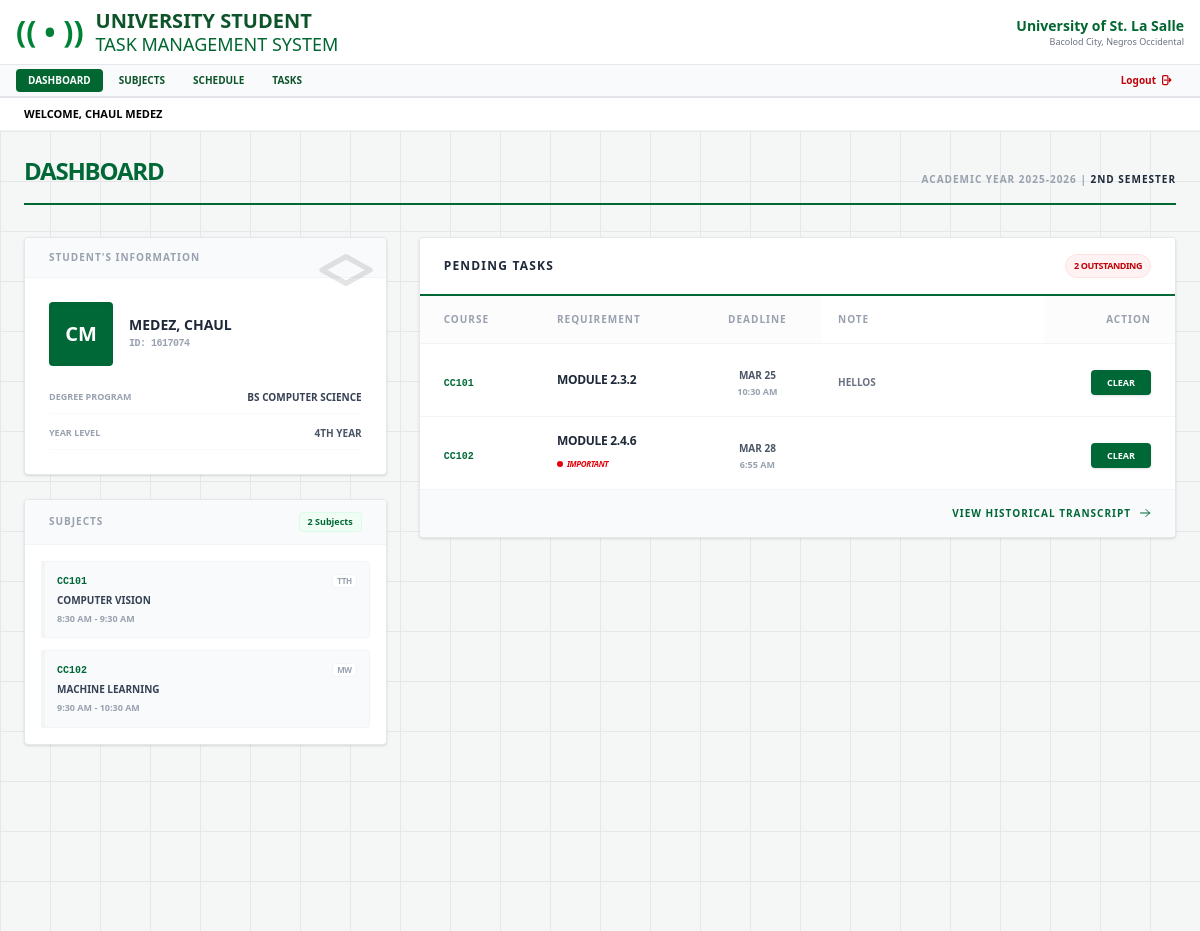
The page / (signed in) on the database as committed earlier.
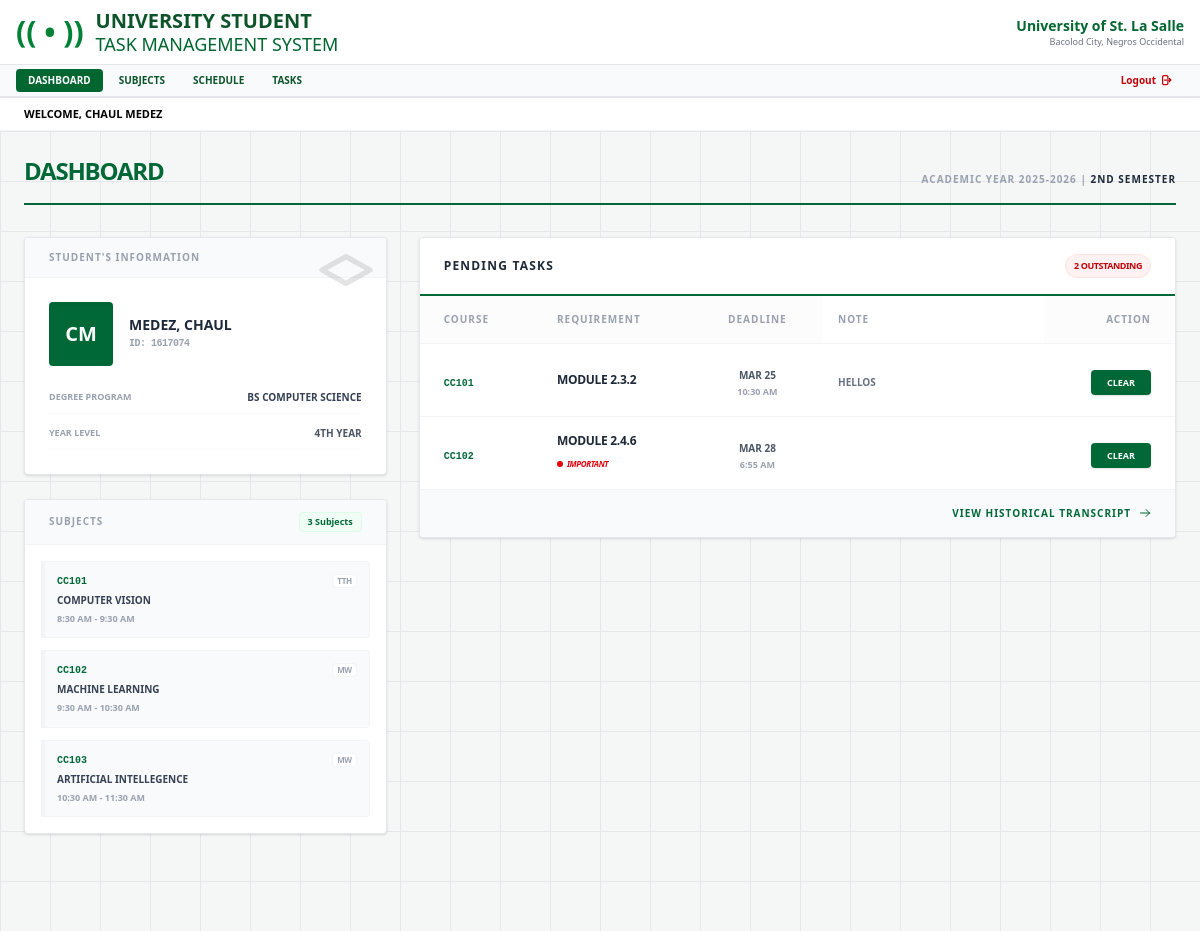
The same page on the database as committed later.
### assignmenttracker/models.py (models this page shows, shortened)
class Subject(models.Model):
    user = models.ForeignKey(User, on_delete=models.CASCADE)
    code = models.CharField(max_length=20)
    name = models.CharField(max_length=100)
    days = models.CharField(max_length=20)
    start_time = models.TimeField()
    end_time = models.TimeField()
    color = models.CharField(max_length=20, default='bg-green-700')

class Task(models.Model):
    user = models.ForeignKey(User, on_delete=models.CASCADE)
    subject = models.ForeignKey(Subject, on_delete=models.CASCADE, related_name='tasks')
    title = models.CharField(max_length=200)
    due_date = models.DateTimeField()
    notes = models.TextField(null=True, blank=True)
    is_done = models.BooleanField(default=False)
    CATEGORY_CHOICES = [
        ('assignment', 'Assignment'),
        ('quiz', 'Quiz'),
        ('project', 'Project'),
        ('exam', 'Exam'),
    ]
    category = models.CharField(max_length=50, choices=CATEGORY_CHOICES)
    is_major = models.BooleanField(default=False)

### assignmenttracker/views.py (the view)
# urls.py: path('', views.dashboard, name='dashboard'),
@login_required
def dashboard(request):
    pending = Task.objects.filter(user=request.user, is_done=False).order_by('due_date')
    user_subjects = Subject.objects.filter(user=request.user)
    return render(request, 'assignmenttracker/dashboard.html', {
        'assignments': pending,
        'subjects': user_subjects,
    })

### assignmenttracker/templates/assignmenttracker/dashboard.html (shortened to what this page needs)
{% extends 'base.html' %}
{% load static %}
{% block content %}
<div class="bg-[#f4f7f6] min-h-screen p-6" style="background-image: linear-gradient(#e5e7eb 1px, transparent 1px), linear-gradient(90deg, #e5e7eb 1px, transparent 1px); background-size: 50px 50px;">
    <div class="max-w-6xl mx-auto">
        <div class="flex flex-col md:flex-row justify-between items-end border-b-2 border-[#006837] pb-4 mb-8">
            <div>
                <h2 class="text-2xl font-black text-[#006837] uppercase tracking-tighter">Dashboard</h2>
            </div>
            <div class="text-right hidden md:block">
                <p class="text-[10px] font-black text-gray-400 uppercase tracking-widest">Academic Year 2025-2026 | <span class="text-gray-800">2nd Semester</span></p>
            </div>
        </div>
        <div class="grid grid-cols-1 lg:grid-cols-3 gap-8">
            <div class="lg:col-span-1 space-y-6">
                <div class="bg-white rounded shadow-sm border border-gray-200 relative overflow-hidden">
                    <div class="absolute top-0 right-0 p-2 opacity-10">
                        <svg xmlns="http://www.w3.org/2000/svg" class="h-16 w-16" fill="none" viewBox="0 0 24 24" stroke="currentColor">
                            <path stroke-linecap="round" stroke-linejoin="round" stroke-width="2" d="M12 14l9-5-9-5-9 5 9 5z" />
                        </svg>
                    </div>
                    <div class="bg-gray-50 px-6 py-3 border-b border-gray-100">
                        <h3 class="text-[10px] font-black text-gray-400 uppercase tracking-widest">Student's Information</h3>
                    </div>
                    <div class="p-6">
                        <div class="flex items-center gap-4 mb-6">
                            <div class="w-16 h-16 bg-[#006837] text-white flex items-center justify-center rounded text-xl font-black shadow-inner">
                                {{ user.first_name|first }}{{ user.last_name|first }}
                            </div>
                            <div>
                                <h4 class="text-sm font-black text-gray-800 uppercase leading-none">{{ user.last_name }}, {{ user.first_name }}</h4>
                                <p class="text-[10px] font-mono font-bold text-gray-400 mt-1 uppercase tracking-tighter">ID: 1617074</p>
                            </div>
                        </div>
                        <div class="space-y-3">
                            <div class="flex justify-between border-b border-gray-50 pb-2">
                                <span class="text-[9px] font-black text-gray-400 uppercase">Degree Program</span>
                                <span class="text-[10px] font-bold text-gray-700 uppercase">BS Computer Science</span>
                            </div>
                            <div class="flex justify-between border-b border-gray-50 pb-2">
                                <span class="text-[9px] font-black text-gray-400 uppercase">Year Level</span>
                                <span class="text-[10px] font-bold text-gray-600 uppercase">4th Year</span>
                            </div>
                        </div>
                    </div>
                </div>
                <div class="bg-white rounded shadow-sm border border-gray-200 overflow-hidden">
                    <div class="bg-gray-50 px-6 py-3 border-b border-gray-100 flex justify-between items-center">
                        <h3 class="text-[10px] font-black text-gray-400 uppercase tracking-widest">Subjects</h3>
                        <span class="text-[9px] font-black text-[#006837] bg-green-50 px-2 py-0.5 rounded border border-green-100">{{ subjects.count }} Subjects</span>
                    </div>
                    <div class="p-4 space-y-3">
                        {% for subject in subjects %}
                        <div class="border-l-4 border-[#006837] bg-[#f8fafc] p-3 rounded-r transition-all hover:shadow-md hover:bg-white border-y border-r border-gray-100">
                            <div class="flex justify-between items-start">
                                <span class="text-[10px] font-mono font-black text-[#006837]">{{ subject.code }}</span>
                                <span class="text-[8px] font-black text-gray-400 bg-white px-1 border border-gray-100 rounded uppercase tracking-tighter">{{ subject.days }}</span>
                            </div>
                            <p class="text-[10px] font-bold text-gray-700 uppercase truncate mt-1">{{ subject.name }}</p>
                            <p class="text-[9px] text-gray-400 font-black mt-1 uppercase">
                                {{ subject.start_time|time:"g:i A" }} - {{ subject.end_time|time:"g:i A" }}
                            </p>
                        </div>
                        {% empty %}
                        <div class="text-center py-8">
                            <p class="text-[10px] text-gray-400 font-black uppercase  tracking-widest">No Enrolled Subjects</p>
                            <a href="{% url 'subject_list' %}" class="text-[9px] text-[#006837] underline font-black uppercase mt-2 inline-block">Update Subjects</a>
                        </div>
                        {% endfor %}
                    </div>
                </div>
            </div>
            <div class="lg:col-span-2">
                <div class="bg-white rounded shadow-sm border border-gray-200 overflow-hidden">
                    <div class="px-6 py-4 bg-white border-b-2 border-[#006837] flex justify-between items-center">
                        <div>
                            <h3 class="text-xs font-black text-gray-800 uppercase tracking-widest leading-none">Pending Tasks</h3>
                        </div>
                        <span class="bg-red-50 text-red-700 text-[9px] px-2 py-1 rounded-full border border-red-100 font-black uppercase tracking-tighter">
                            {{ assignments.count }} Outstanding
                        </span>
                    </div>
                    <table class="w-full text-left">
                        <thead>
                            <tr class="text-[10px] font-black text-gray-400 uppercase tracking-widest border-b border-gray-100">
                                <th class="px-6 py-4 bg-gray-50/50">Course</th>
                                <th class="px-6 py-4 bg-gray-50/50">Requirement</th>
                                <th class="px-6 py-4 text-center bg-gray-50/50">Deadline</th>
                                <th class="px-4 py-3">Note</th>
                                <th class="px-6 py-4 text-right bg-gray-50/50">Action</th>
                            </tr>
                        </thead>
                        <tbody class="divide-y divide-gray-100">
                            {% for task in assignments %}
                            <tr class="hover:bg-yellow-50/20 transition-colors group">
                                <td class="px-6 py-4">
                                    <span class="{{ s.color }} text-[10px] font-mono font-black text-[#006837]">{{ task.subject.code }}</span>
                                </td>
                                <td class="px-6 py-4">
                                    <span class="text-xs font-bold text-gray-800 uppercase tracking-tight block">{{ task.title }}</span>
                                    {% if task.is_major %}
                                    <span class="text-[8px] font-black text-red-600 uppercase tracking-tighter italic inline-flex items-center gap-1">
                                        <span class="w-1.5 h-1.5 bg-red-600 rounded-full animate-pulse"></span>
                                       Important
                                    </span>
                                    {% endif %}
                                </td>
                                <td class="px-6 py-4 text-center">
                                    <span class="text-[10px] font-bold text-gray-600 uppercase">{{ task.due_date|date:"M d" }}</span>
                                    <span class="text-[9px] block text-gray-400 font-black">{{ task.due_date|time:"g:i A" }}</span>
                                </td>
                                <td class="px-4 py-6 min-w-[150px]">
                                        <form action="{% url 'update_task_note' task.id %}">
                                            <input
                                                   name="notes"
                                                   value="{{ task.notes|default:'' }}"
                                                   class=" w-full bg-transparent border-none text-[10px] font-bold text-gray-500 uppercase focus:ring-0 placeholder:text-gray-200">
                                        </form>
                                    </td>
                                <td class="px-6 py-4 text-right">
                                    <a href="{% url 'mark_done' task.id %}" class="bg-[#006837] text-white px-4 py-1.5 rounded text-[9px] font-black uppercase hover:bg-green-800 transition-all shadow-sm active:transform active:scale-95">
                                        Clear
                                    </a>
                                </td>
                            </tr>
                            {% endfor %}
                        </tbody>
                    </table>
                    <div class="px-6 py-4 bg-gray-50 border-t border-gray-100 text-right">
                        <a href="{% url 'add_assignment' %}" class="text-[10px] font-black text-[#006837] hover:underline uppercase tracking-widest flex items-center justify-end gap-2">
                            View Historical Transcript
                            <svg xmlns="http://www.w3.org/2000/svg" class="h-3 w-3" fill="none" viewBox="0 0 24 24" stroke="currentColor">
                                <path stroke-linecap="round" stroke-linejoin="round" stroke-width="2" d="M14 5l7 7m0 0l-7 7m7-7H3" />
                            </svg>
                        </a>
                    </div>
                </div>
            </div>
        </div>
    </div>
</div>
{% endblock %}

### theme/templates/base.html (shortened to what this page needs)
{% load static tailwind_tags %}
<!DOCTYPE html>
<html lang="en">
<head>
    {% tailwind_css %}
</head>
<body class="bg-gray-100 font-sans leading-normal tracking-normal">
    <nav class="bg-white border-b border-gray-200">
        <div class="max-w-full px-4 py-2 flex justify-between items-center">
            <div class="flex items-center space-x-3">
                <div class="text-green-700 text-3xl font-bold">(( • ))</div>
                <div>
                    <h1 class="text-xl font-bold text-green-900 leading-tight uppercase">University Student</h1>
                    <h2 class="text-lg text-green-800 leading-tight uppercase">Task Management System</h2>
                </div>
            </div>
            <div class="flex items-center space-x-4">
                <div class="text-right hidden md:block">
                    <p class="text-green-800 font-bold text-sm">University of St. La Salle</p>
                    <p class="text-gray-500 text-xs text-[9px]">Bacolod City, Negros Occidental</p>
                </div>
            </div>
        </div>
        <div class="bg-gray-50 border-y border-gray-200">
            <div class="flex justify-between items-center px-4 py-1">
                <div class="flex space-x-1 text-[10px] font-bold uppercase text-purple-900 whitespace-nowrap overflow-x-auto">
                    <a href="{% url 'dashboard' %}" class="px-3 py-1 {% if request.resolver_match.url_name == 'dashboard' %}bg-green-800 text-white{% else %}hover:bg-green-700 hover:text-white text-green-900{% endif %} rounded transition-colors">Dashboard</a>
                    <a href="{% url 'subject_list' %}" class="px-3 py-1 {% if request.resolver_match.url_name == 'subject_list' %}bg-green-800 text-white{% else %}hover:bg-green-700 hover:text-white text-green-900{% endif %} rounded transition-colors">Subjects</a>
                    <a href="{% url 'schedule' %}" class="px-3 py-1 {% if request.resolver_match.url_name == 'schedule' %}bg-green-800 text-white{% else %}hover:bg-green-700 hover:text-white text-green-900{% endif %} rounded transition-colors">Schedule</a>
                    <a href="{% url 'add_assignment' %}" class="px-3 py-1 {% if request.resolver_match.url_name == 'add_assignment' %}bg-green-800 text-white{% else %}hover:bg-green-700 hover:text-white text-green-900{% endif %} rounded transition-colors">Tasks</a>
                </div>
                <div class="flex text-[10px] font-bold uppercase">
                    <form action="{% url 'logout' %}" method="post" class="inline">
                        <button type="submit" class="px-3 py-1 text-red-700 hover:bg-red-700 hover:text-white rounded transition-all flex items-center space-x-1">
                            <span>Logout</span>
                        </button>
                    </form>
                </div>
            </div>
        </div>
    </nav>
    <div class="bg-white px-6 py-2 border-b border-gray-100 shadow-sm">
        <p class="text-[11px] font-black text-black uppercase">
            Welcome, {{ user.first_name }} {{ user.last_name|default:"ALEAH JELEIN CORDOVA AREVALO" }}
        </p>
    </div>
    <main>
        {% block content %}
        {% endblock %}
    </main>
</body>
</html>

Rows that differ between the two databases and show on the page:
added Subject: code "CC103", days "MW", name "ARTIFICIAL INTELLEGENCE", start_time "10:30 AM", end_time "11:30 AM"
Other text that changed with them:
{{ subjects.count }}: "2" → "3"
